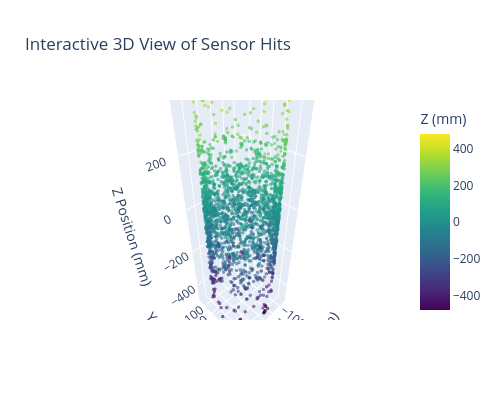

The notebook cell saved with this chart:
### Code cell
# interactive plot for visualizing hits

# Extract actual 3D positions
x_positions = np.concatenate(df_inTrackl0["positionX"])
y_positions = np.concatenate(df_inTrackl0["positionY"])
z_positions = np.concatenate(df_inTrackl0["positionZ"])

# Plot 3D scatter
fig = go.Figure(data=go.Scatter3d(
    x=x_positions,
    y=y_positions,
    z=z_positions,
    mode='markers',
    marker=dict(
        size=2,
        opacity=0.6,
        color=z_positions,       
        colorscale='Viridis',
        colorbar=dict(title="Z (mm)")
    )
))

fig.update_layout(
    title='Interactive 3D View of Sensor Hits',
    scene=dict(
        xaxis_title='X Position (mm)',
        yaxis_title='Y Position (mm)',
        zaxis_title='Z Position (mm)',
    ),
    width=500,
    height=400
)

fig.show()

### Figure 1 — Plotly figure (JSON) as saved in the notebook; plotly's stock layout.template omitted (floating-point values rounded to 4 significant figures; data arrays with more than 128 entries replaced by an {"elided": "..."} marker saying what was removed)
{"data": [{"marker": {"color": {"elided": "2418 float values"}, "colorbar": {"title": {"text": "Z (mm)"}}, "colorscale": [[0, "#440154"], [0.1111, "#482878"], [0.2222, "#3e4989"], [0.3333, "#31688e"], [0.4444, "#26828e"], [0.5556, "#1f9e89"], [0.6667, "#35b779"], [0.7778, "#6ece58"], [0.8889, "#b5de2b"], [1, "#fde725"]], "opacity": 0.6, "size": 2}, "mode": "markers", "type": "scatter3d", "x": {"elided": "2418 float values"}, "y": {"elided": "2418 float values"}, "z": {"elided": "2418 float values"}}], "layout": {"height": 400, "scene": {"xaxis": {"title": {"text": "X Position (mm)"}}, "yaxis": {"title": {"text": "Y Position (mm)"}}, "zaxis": {"title": {"text": "Z Position (mm)"}}}, "title": {"text": "Interactive 3D View of Sensor Hits"}, "width": 500}}
